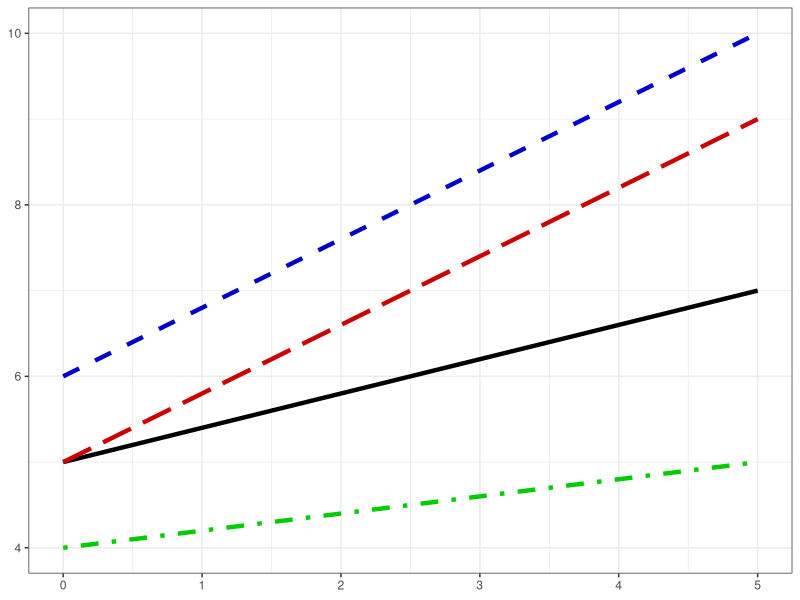
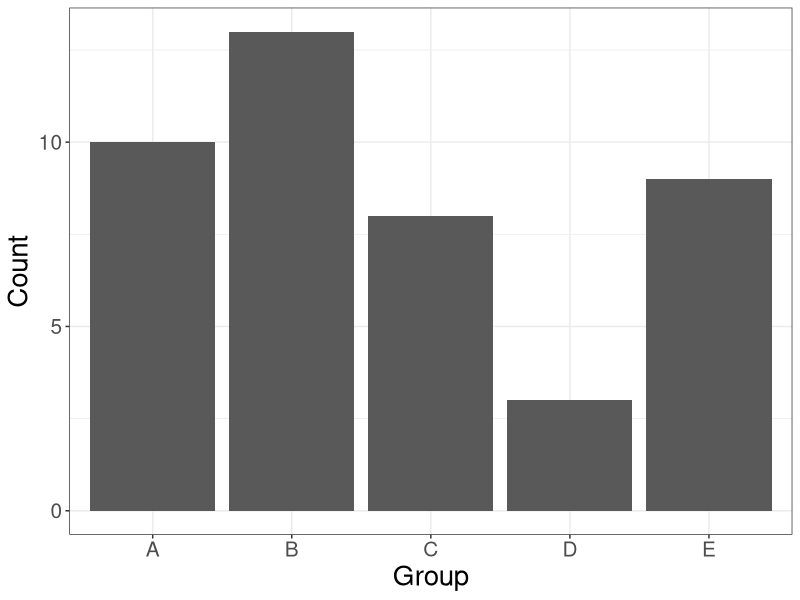
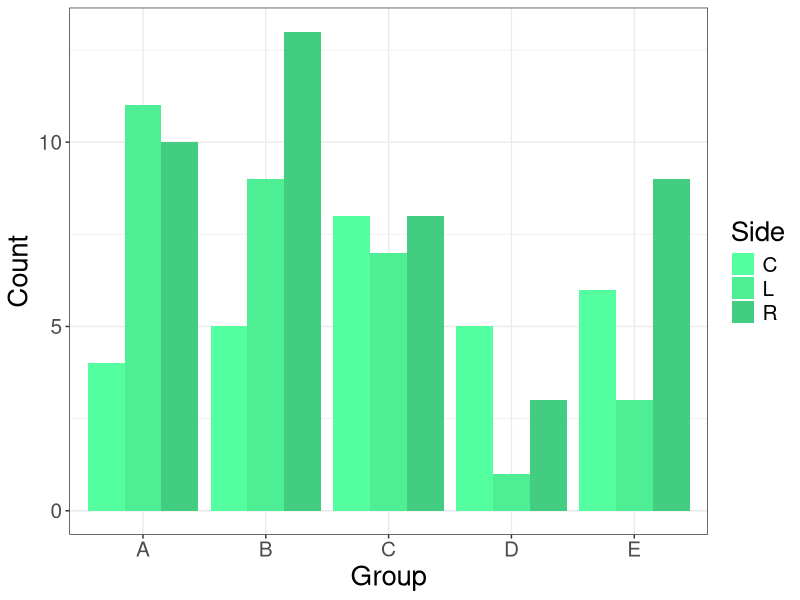
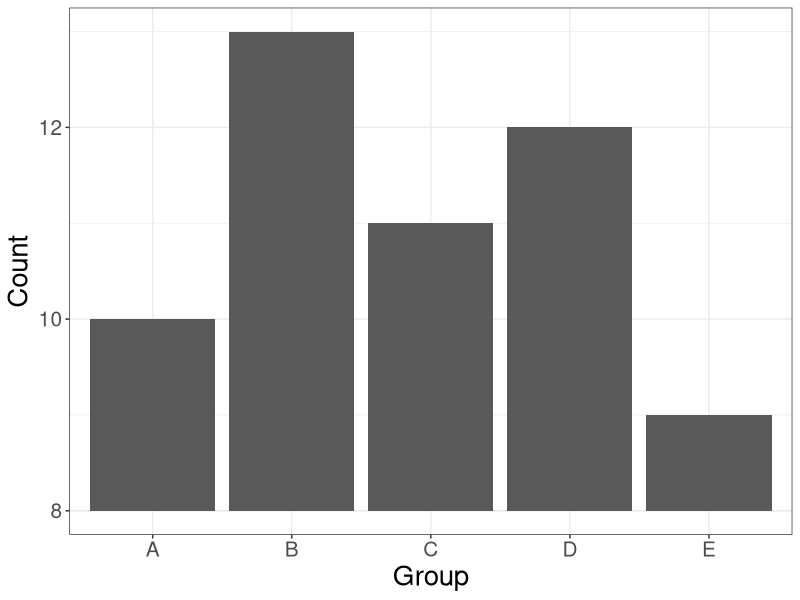
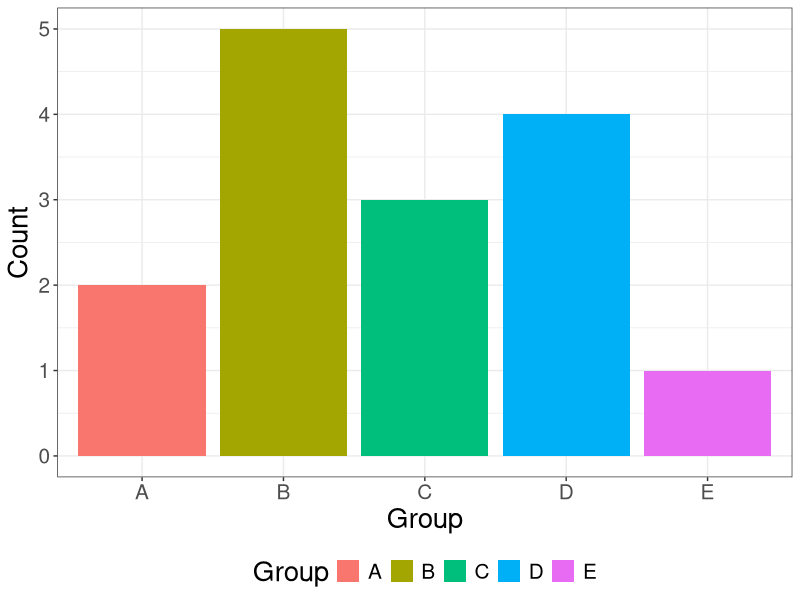
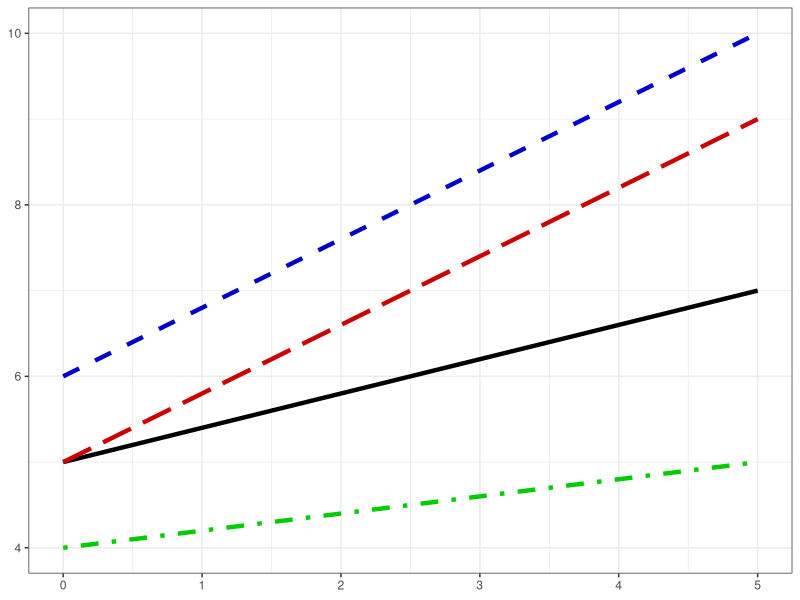
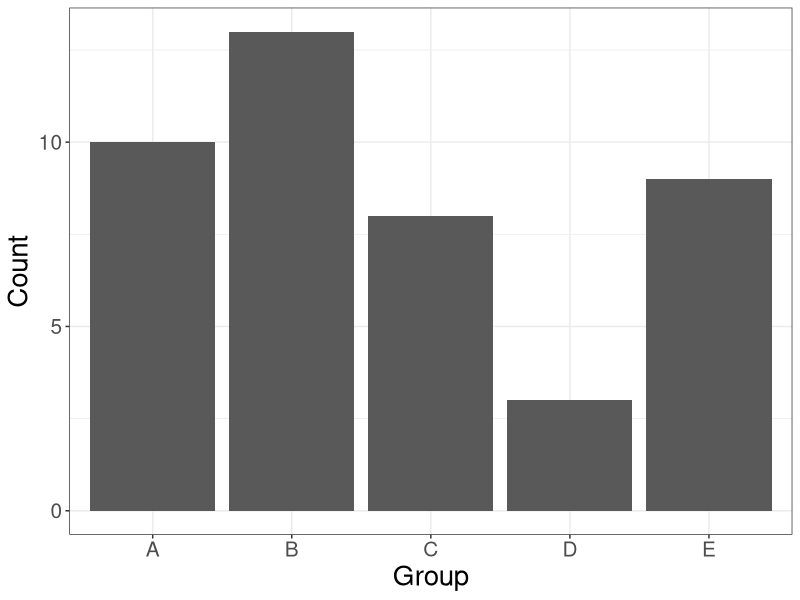
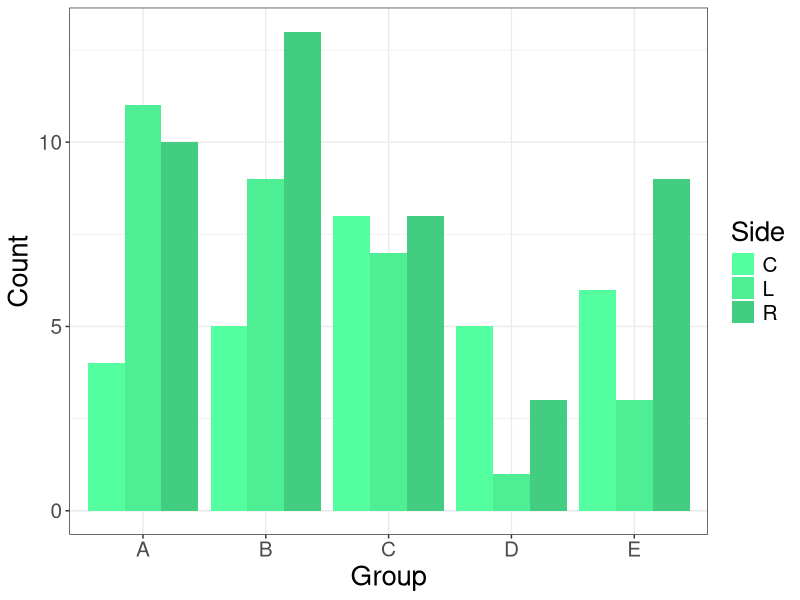

Source code (R) for these figures, in order:
library(tidyverse)
theme_set(theme_bw())

tibble(
    x = c(0, 5, 0, 5, 0, 5, 0, 5),
    y = c(5, 7, 5, 9, 6, 10, 4, 5),
    line = c(1, 1, 2, 2, 3, 3, 4, 4) |> as.character()
) |> 
    ggplot(aes(x, y, color = line, linetype = line)) +
    geom_line(size = 1.5) +
    scale_color_manual(values = c("1" = "black", "2" = "red3", "3" = "blue3", "4" = "green3")) +
    scale_linetype_manual(values = c("1" = "solid", "2" = "longdash", "3" = "dashed", "4" = "dotdash")) +
    guides(color = "none", linetype = "none") +
    labs(x = NULL, y = NULL)
ggsave("lm_pic.png")


tibble(x = c("A", "B", "C", "D", "E"),
       y = c(10, 13, 8, 3, 9)) |> 
    ggplot(aes(x, y)) +
    geom_col() +
    labs(x = "Group", y = "Count") +
    theme(axis.text = element_text(size = 15),
          axis.title = element_text(size = 20))
ggsave("graph1.png")

tibble(x = rep(c("A", "B", "C", "D", "E"), times = 3),
       col = rep(c("R", "L", "C"), each = 5),
       y = c(10, 13, 8, 3, 9, 11, 9, 7, 1, 3, 4, 5, 8, 5, 6)) |> 
    ggplot(aes(x, y, fill = col)) +
    geom_col(position = position_dodge()) +
    labs(x = "Group", y = "Count", fill = "Side") +
    scale_fill_manual(values = c("seagreen1", "seagreen2", "seagreen3")) +
    theme(axis.text = element_text(size = 15),
          axis.title = element_text(size = 20),
          legend.text = element_text(size = 15),
          legend.title = element_text(size = 20))
ggsave("graph2.png")

tibble(x = c("A", "B", "C", "D", "E"),
       y = c(10, 13, 11, 12, 9) - 8) |> 
    ggplot(aes(x, y)) +
    geom_col() +
    labs(x = "Group", y = "Count") +
    theme(axis.text = element_text(size = 15),
          axis.title = element_text(size = 20)) +
    scale_y_continuous(breaks = seq(0, 15, by = 2), labels = (seq(0, 15, by = 2) + 8) |> as.character())
ggsave("graph3.png")

tibble(x = c("A", "B", "C", "D", "E"),
       y = c(10, 13, 11, 12, 9) - 8) |> 
    ggplot(aes(x, y, fill = x)) +
    geom_col() +
    labs(x = "Group", y = "Count", fill = "Group") +
    theme(axis.text = element_text(size = 15),
          axis.title = element_text(size = 20),
          legend.text = element_text(size = 15),
          legend.title = element_text(size = 20),
          legend.position = "bottom")
ggsave("graph4.png")
